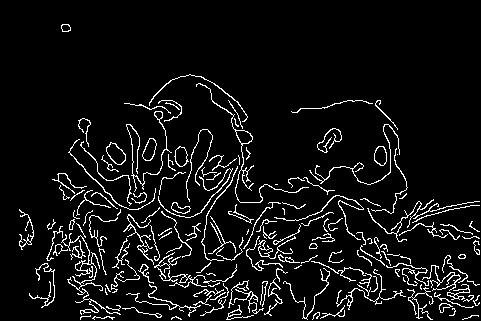
%> input picture hw2/Performance Evaluation/Dogs_0.1_0.3.jpg, 481 x 321 px
$ octave evalCannyEdgeDetector.m   (GNU Octave 9; MATLAB toolbox functions it lacks are replaced by stand-ins)
%> lines starting %> are read from the running program, lines starting %| are printed output that depends on the picture; in (x1, y1, x2, y2) boxes, pixels count from 0 and x2, y2 are one past the last pixel; in counts of white or black regions, pixels touching at a corner belong together; the program's own positions count from 1
### hw2/Structured Edge/priorBoxe/toolbox/matlab/getPrmDflt.m
function varargout = getPrmDflt( prm, dfs, checkExtra )
% Helper to set default values (if not already set) of parameter struct.
%
% Takes input parameters and a list of 'name'/default pairs, and for each
% 'name' for which prm has no value (prm.(name) is not a field or 'name'
% does not appear in prm list), getPrmDflt assigns the given default
% value. If default value for variable 'name' is 'REQ', and value for
% 'name' is not given, an error is thrown. See below for usage details.
%
% USAGE (nargout==1)
%  prm = getPrmDflt( prm, dfs, [checkExtra] )
%
% USAGE (nargout>1)
%  [ param1 ... paramN ] = getPrmDflt( prm, dfs, [checkExtra] )
%
% INPUTS
%  prm          - param struct or cell of form {'name1' v1 'name2' v2 ...}
%  dfs          - cell of form {'name1' def1 'name2' def2 ...}
%  checkExtra   - [0] if 1 throw error if prm contains params not in dfs
%                 if -1 if prm contains params not in dfs adds them
%
% OUTPUTS (nargout==1)
%  prm    - parameter struct with fields 'name1' through 'nameN' assigned
%
% OUTPUTS (nargout>1)
%  param1 - value assigned to parameter with 'name1'
%   ...
%  paramN - value assigned to parameter with 'nameN'
%
% EXAMPLE
%  dfs = { 'x','REQ', 'y',0, 'z',[], 'eps',1e-3 };
%  prm = getPrmDflt( struct('x',1,'y',1), dfs )
%  [ x y z eps ] = getPrmDflt( {'x',2,'y',1}, dfs )
%
% See also INPUTPARSER
%
% Piotr's Computer Vision Matlab Toolbox      Version 2.60
% Copyright 2014 Piotr Dollar.  [pdollar-at-gmail.com]
% Licensed under the Simplified BSD License [see external/bsd.txt]

if( mod(length(dfs),2) ), error('odd number of default parameters'); end
if nargin<=2, checkExtra = 0; end

% get the input parameters as two cell arrays: prmVal and prmField
if iscell(prm) && length(prm)==1, prm=prm{1}; end
if iscell(prm)
  if(mod(length(prm),2)), error('odd number of parameters in prm'); end
  prmField = prm(1:2:end); prmVal = prm(2:2:end);
else
  if(~isstruct(prm)), error('prm must be a struct or a cell'); end
  prmVal = struct2cell(prm); prmField = fieldnames(prm);
end

% get and update default values using quick for loop
dfsField = dfs(1:2:end); dfsVal = dfs(2:2:end);
if checkExtra>0
  for i=1:length(prmField)
    j = find(strcmp(prmField{i},dfsField));
    if isempty(j), error('parameter %s is not valid', prmField{i}); end
    dfsVal(j) = prmVal(i);
  end
elseif checkExtra<0
  for i=1:length(prmField)
    j = find(strcmp(prmField{i},dfsField));
    if isempty(j), j=length(dfsVal)+1; dfsField{j}=prmField{i}; end
    dfsVal(j) = prmVal(i);
  end
else
  for i=1:length(prmField)
    dfsVal(strcmp(prmField{i},dfsField)) = prmVal(i);
  end
end

% check for missing values
if any(strcmp('REQ',dfsVal))
  cmpArray = find(strcmp('REQ',dfsVal));
  error(['Required field ''' dfsField{cmpArray(1)} ''' not specified.'] );
end

% set output
if nargout==1
  varargout{1} = cell2struct( dfsVal, dfsField, 2 );
else
  varargout = dfsVal;
end

### hw2/Structured Edge/edges-master/edgesEvalImg.m

function [thrs,cntR,sumR,cntP,sumP,V,matchG] = edgesEvalImg( E, G, varargin )
% Calculate edge precision/recall results for single edge image.
%
% Enhanced replacement for evaluation_bdry_image() from BSDS500 code:
%  http://www.eecs.berkeley.edu/Research/Projects/CS/vision/grouping/
% Uses same format and is fully compatible with evaluation_bdry_image.
% Given default prms results are *identical* to evaluation_bdry_image.
%
% In addition to performing the evaluation, this function can optionally
% create a visualization of the matches and errors for a given edge result.
% The visualization of edge matches V has the following color coding:
%  green=true positive, blue=false positive, red=false negative
% If multiple ground truth labels are given the false negatives have
% varying strength (and true positives can match *any* ground truth).
%
% This function calls the mex file correspondPixels. Pre-compiled binaries
% for some systems are provided in /private, source for correspondPixels is
% available as part of the BSDS500 dataset (see link above). Note:
% correspondPixels is computationally expensive and very slow in practice.
%
% USAGE
%  [thrs,cntR,sumR,cntP,sumP,V] = edgesEvalImg( E, G, [prms] )
%
% INPUTS
%  E          - [h x w] edge probability map (may be a filename)
%  G          - file containing a cell of ground truth boundaries
%  prms       - parameters (struct or name/value pairs)
%   .out        - [''] optional output file for writing results
%   .thrs       - [99] number or vector of thresholds for evaluation
%   .maxDist    - [.0075] maximum tolerance for edge match
%   .thin       - [1] if true thin boundary maps
%
% OUTPUTS
%  thrs       - [Kx1] vector of threshold values
%  cntR,sumR  - [Kx1] ratios give recall per threshold
%  cntP,sumP  - [Kx1] ratios give precision per threshold
%  V          - [hxwx3xK] visualization of edge matches
%
% EXAMPLE
%
% See also edgesEvalDir
%
% Structured Edge Detection Toolbox      Version 3.01
% Code written by Piotr Dollar, 2014.
% Licensed under the MSR-LA Full Rights License [see license.txt]

% get additional parameters
dfs={ 'out','', 'thrs',99, 'maxDist',.0075, 'thin',1 };
[out,thrs,maxDist,thin] = getPrmDflt(varargin,dfs,1);
if(any(mod(thrs,1)>0)), K=length(thrs); thrs=thrs(:); else
  K=thrs; thrs=linspace(1/(K+1),1-1/(K+1),K)'; end

% load edges (E) and ground truth (G)
if(all(ischar(E))), E=double(imread(E))/255; end
G=load(G); G=G.groundTruth; n=length(G);
for g=1:n, G{g}=double(G{g}.Boundaries); end

% evaluate edge result at each threshold
Z=zeros(K,1); cntR=Z; sumR=Z; cntP=Z; sumP=Z;
if(nargout>=6), V=zeros([size(E) 3 K]); end
for k = 1:K
  % threshhold and thin E
  E1 = double(E>=max(eps,thrs(k)));
  if(thin), E1=double(bwmorph(E1,'thin',inf)); end
  % compare to each ground truth in turn and accumualte
  Z=zeros(size(E)); matchE=Z; matchG=Z; allG=Z;
  for g = 1:n
    [matchE1,matchG1] = correspondPixels(E1,G{g},maxDist);
    matchE = matchE | matchE1>0;
    matchG = matchG + double(matchG1>0);
    allG = allG + G{g};

  end

  % compute recall (summed over each gt image)
  cntR(k) = sum(matchG(:)); sumR(k) = sum(allG(:));
  % compute precision (edges can match any gt image)
  cntP(k) = nnz(matchE); sumP(k) = nnz(E1);
  % optinally create visualization of matches
  if(nargout<6), continue; end; cs=[1 0 0; 0 .7 0; .7 .8 1]; cs=cs-1;
  FP=E1-matchE; TP=matchE; FN=(allG-matchG)/n;
  for g=1:3, V(:,:,g,k)=max(0,1+FN*cs(1,g)+TP*cs(2,g)+FP*cs(3,g)); end
  V(:,2:end,:,k) = min(V(:,2:end,:,k),V(:,1:end-1,:,k));
  V(2:end,:,:,k) = min(V(2:end,:,:,k),V(1:end-1,:,:,k));
end

% if output file specified write results to disk
if(isempty(out)), return; end; fid=fopen(out,'w'); assert(fid~=1);
fprintf(fid,'%10g %10g %10g %10g %10g\n',[thrs cntR sumR cntP sumP]');
fclose(fid);

end

### hw2/Performance Evaluation/evalCannyEdgeDetector.m
%% main input filename Dogs_20_tuned.raw Gallery_20_tuned.raw
filename = 'Dogs_0.1_0.3.jpg';
width = 481;
height = 321;
BytesPerPixel = 1;
graph = imread(filename);
%> graph is the input picture: size 321x481 uint8; min 0, max 255, mean 18.5


%% evaluate edge and ground truth mean

prms1={ 'out','', 'thrs',1, 'maxDist',.0075, 'thin',1 } ;
[thrs,cntR,sumR,cntP,sumP,V] = edgesEvalImg( graph, 'Dogs_GT5.mat', prms1 );
%> in getPrmDflt, `prm=prm{1}`: prm = {'out', '', 'thrs', 1, 'maxDist', 0.0075, 'thin', 1}
%> in getPrmDflt, `prmField = prm(1:2:end)`: prmField = {'out', 'thrs', 'maxDist', 'thin'}
%> in getPrmDflt, `prmVal = prm(2:2:end)`: prmVal = {'', 1, 0.0075, 1}
%> the loop in getPrmDflt, `for i=1:length(prmField)` made 4 passes
%> in edgesEvalImg, `[out,thrs,maxDist,thin] = getPrmDflt(varargin,dfs,1);`: out = ''; thrs = 1; maxDist = 0.0075; thin = 1
%> in edgesEvalImg, `thrs=linspace(1/(K+1),1-1/(K+1),K)'`: thrs = 0.5
%> in edgesEvalImg, `cntR=Z`: cntR = 0
%> in edgesEvalImg, `V=zeros([size(E) 3 K])`: V: size 321x481x3 double; every value is 0
%> the loop in edgesEvalImg, `for k = 1:K` made 1 pass
%> pass 1, in edgesEvalImg, `E1 = double(E>=max(eps,thrs(k)));`:
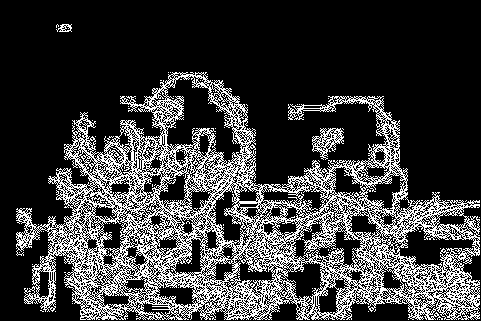
%> E1: size 321x481 double; values 0 (black) and 1 (white), 23.6% white in thin lines or dots, all inside (x1, y1, x2, y2) = (16, 24, 480, 320)
%> pass 1, in edgesEvalImg, `E1=double(bwmorph(E1,'thin',inf))`:
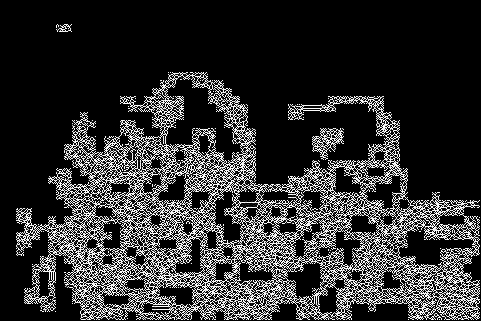
%> E1: size 321x481 double; values 0 (black) and 1 (white), 19% white in thin lines or dots, all inside (x1, y1, x2, y2) = (16, 24, 480, 320)
%> the run ends on the next line
